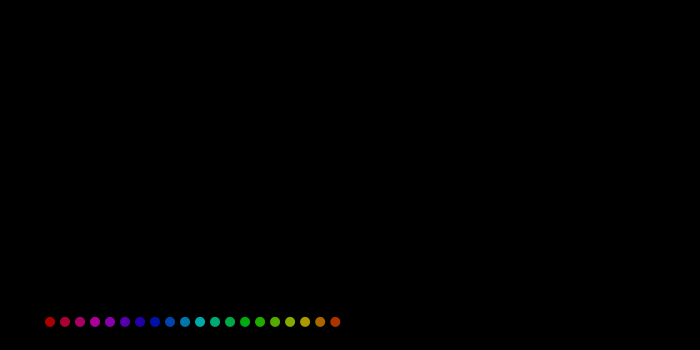
Frame 1 (no input)
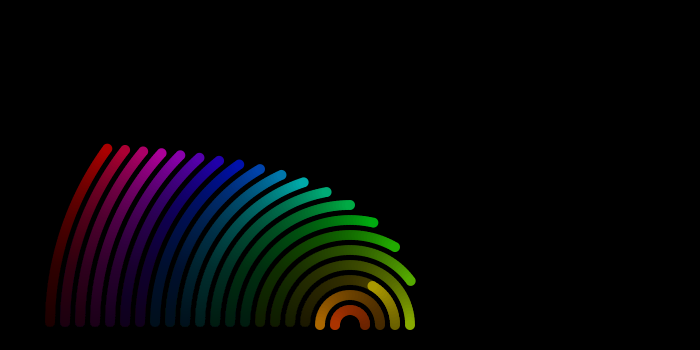
Frame 60 (the mouse pressed at the canvas centre just before this capture)
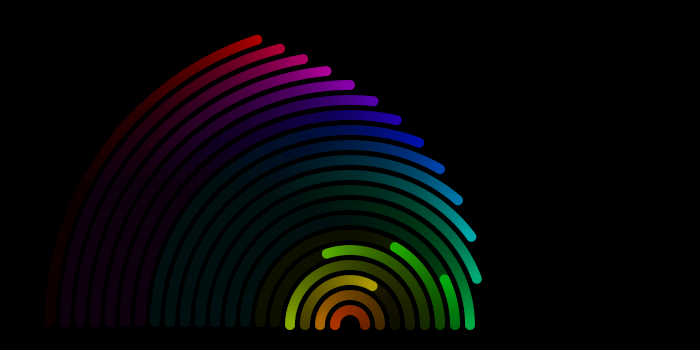
Frame 120 (the mouse held since frame 60 and released just before this capture)

The Processing sketch that drew these frames (run headless with seeded random() and noise(); from frame 60 on, the mouse is pressed at the canvas centre):

// Processing sketch: boundingSpots
// ── boundingSpots.pde
Spot sp ;
ArrayList<Spot> spots ;

void setup() {
   size(700, 350) ;
   colorMode(HSB, 300) ;
   background(0) ;
   noStroke() ;

   spots = new ArrayList<Spot>() ;
   for (int oRad = 300 ; oRad > 0 ; oRad -= 15) {
      spots.add(new Spot(
                         10,
                         oRad,
                         PI / oRad,
                         color(oRad, 300, 200))) ;
   }
}

void draw() {
   fill(0, 10) ;
   rect(0, 0, 700, 350) ;

   translate(width / 2, height - 25) ;
   for (Spot sp: spots) {
      sp.update() ;
      sp.display() ;
   }
}
// ── spot.pde
class Spot {
   float x, y, diam ;
   float oRad, theta, dt ; // oRad: orbital radius
   color col ;

   Spot(float diam_, float oRad_, float dt_, color col_) {
      diam = diam_ ;
      oRad = oRad_ ;
      dt = dt_ ;
      col = col_ ;
   }

   void display() {
      float sigma = abs(theta - PI) ;
      x = oRad * cos(sigma) ;
      y = - oRad * sin(sigma) ;
      fill(col) ;
      ellipse(x, y, diam, diam) ;
   }

   void update() {
      theta = (theta + dt) % TWO_PI ;
   }
}
